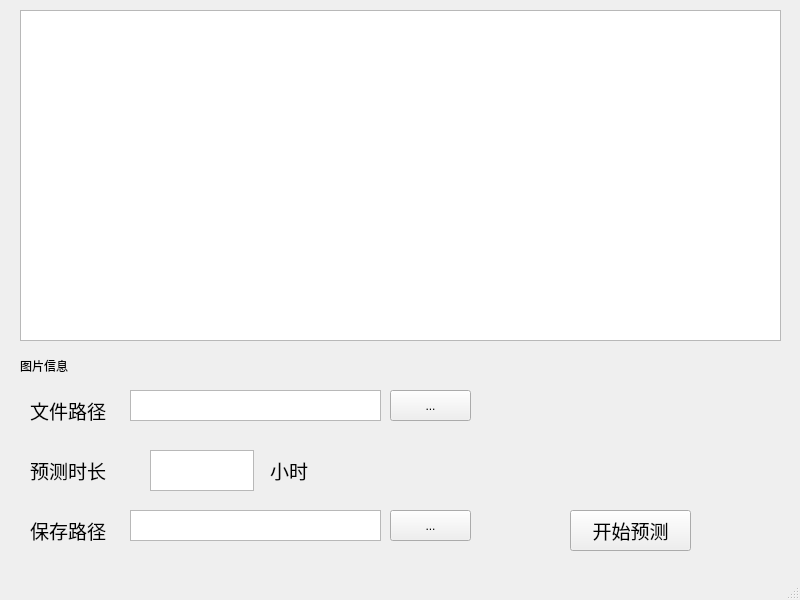
<?xml version="1.0" encoding="UTF-8"?>
<ui version="4.0">
 <class>MainWindow</class>
 <widget class="QMainWindow" name="MainWindow">
  <property name="enabled">
   <bool>true</bool>
  </property>
  <property name="geometry">
   <rect>
    <x>0</x>
    <y>0</y>
    <width>800</width>
    <height>600</height>
   </rect>
  </property>
  <property name="windowTitle">
   <string>building_values_predict</string>
  </property>
  <widget class="QWidget" name="centralwidget">
   <widget class="QTextEdit" name="textEdit_4">
    <property name="geometry">
     <rect>
      <x>150</x>
      <y>450</y>
      <width>104</width>
      <height>41</height>
     </rect>
    </property>
    <property name="font">
     <font>
      <family>Adobe Devanagari</family>
      <pointsize>14</pointsize>
     </font>
    </property>
   </widget>
   <widget class="QLabel" name="label">
    <property name="geometry">
     <rect>
      <x>30</x>
      <y>390</y>
      <width>101</width>
      <height>41</height>
     </rect>
    </property>
    <property name="font">
     <font>
      <family>Adobe Devanagari</family>
      <pointsize>14</pointsize>
     </font>
    </property>
    <property name="text">
     <string>文件路径</string>
    </property>
   </widget>
   <widget class="QLabel" name="label_2">
    <property name="geometry">
     <rect>
      <x>30</x>
      <y>450</y>
      <width>101</width>
      <height>41</height>
     </rect>
    </property>
    <property name="font">
     <font>
      <family>Adobe Devanagari</family>
      <pointsize>14</pointsize>
     </font>
    </property>
    <property name="text">
     <string>预测时长</string>
    </property>
   </widget>
   <widget class="QLabel" name="label_3">
    <property name="geometry">
     <rect>
      <x>30</x>
      <y>510</y>
      <width>101</width>
      <height>41</height>
     </rect>
    </property>
    <property name="font">
     <font>
      <family>Adobe Devanagari</family>
      <pointsize>14</pointsize>
     </font>
    </property>
    <property name="text">
     <string>保存路径</string>
    </property>
   </widget>
   <widget class="QLabel" name="label_4">
    <property name="geometry">
     <rect>
      <x>270</x>
      <y>450</y>
      <width>101</width>
      <height>41</height>
     </rect>
    </property>
    <property name="font">
     <font>
      <family>Adobe Devanagari</family>
      <pointsize>14</pointsize>
     </font>
    </property>
    <property name="text">
     <string>小时</string>
    </property>
   </widget>
   <widget class="QToolButton" name="toolButton">
    <property name="geometry">
     <rect>
      <x>390</x>
      <y>390</y>
      <width>81</width>
      <height>31</height>
     </rect>
    </property>
    <property name="text">
     <string>...</string>
    </property>
   </widget>
   <widget class="QToolButton" name="toolButton_2">
    <property name="geometry">
     <rect>
      <x>390</x>
      <y>510</y>
      <width>81</width>
      <height>31</height>
     </rect>
    </property>
    <property name="text">
     <string>...</string>
    </property>
   </widget>
   <widget class="QTextBrowser" name="textBrowser">
    <property name="geometry">
     <rect>
      <x>130</x>
      <y>390</y>
      <width>251</width>
      <height>31</height>
     </rect>
    </property>
   </widget>
   <widget class="QTextBrowser" name="textBrowser_2">
    <property name="geometry">
     <rect>
      <x>130</x>
      <y>510</y>
      <width>251</width>
      <height>31</height>
     </rect>
    </property>
   </widget>
   <widget class="QGraphicsView" name="graphicsView">
    <property name="geometry">
     <rect>
      <x>20</x>
      <y>10</y>
      <width>761</width>
      <height>331</height>
     </rect>
    </property>
   </widget>
   <widget class="QPushButton" name="pushButton">
    <property name="geometry">
     <rect>
      <x>570</x>
      <y>510</y>
      <width>121</width>
      <height>41</height>
     </rect>
    </property>
    <property name="font">
     <font>
      <family>Adobe Devanagari</family>
      <pointsize>14</pointsize>
     </font>
    </property>
    <property name="text">
     <string>开始预测</string>
    </property>
   </widget>
   <widget class="QLabel" name="label_5">
    <property name="geometry">
     <rect>
      <x>20</x>
      <y>350</y>
      <width>761</width>
      <height>31</height>
     </rect>
    </property>
    <property name="text">
     <string>图片信息</string>
    </property>
   </widget>
  </widget>
  <widget class="QStatusBar" name="statusbar">
   <property name="tabletTracking">
    <bool>false</bool>
   </property>
   <property name="acceptDrops">
    <bool>false</bool>
   </property>
   <property name="sizeGripEnabled">
    <bool>true</bool>
   </property>
  </widget>
 </widget>
 <resources/>
 <connections>
  <connection>
   <sender>toolButton</sender>
   <signal>clicked()</signal>
   <receiver>textBrowser</receiver>
   <slot>close()</slot>
   <hints>
    <hint type="sourcelabel">
     <x>433</x>
     <y>409</y>
    </hint>
    <hint type="destinationlabel">
     <x>345</x>
     <y>409</y>
    </hint>
   </hints>
  </connection>
 </connections>
 <slots>
  <slot>dialog()</slot>
 </slots>
</ui>
